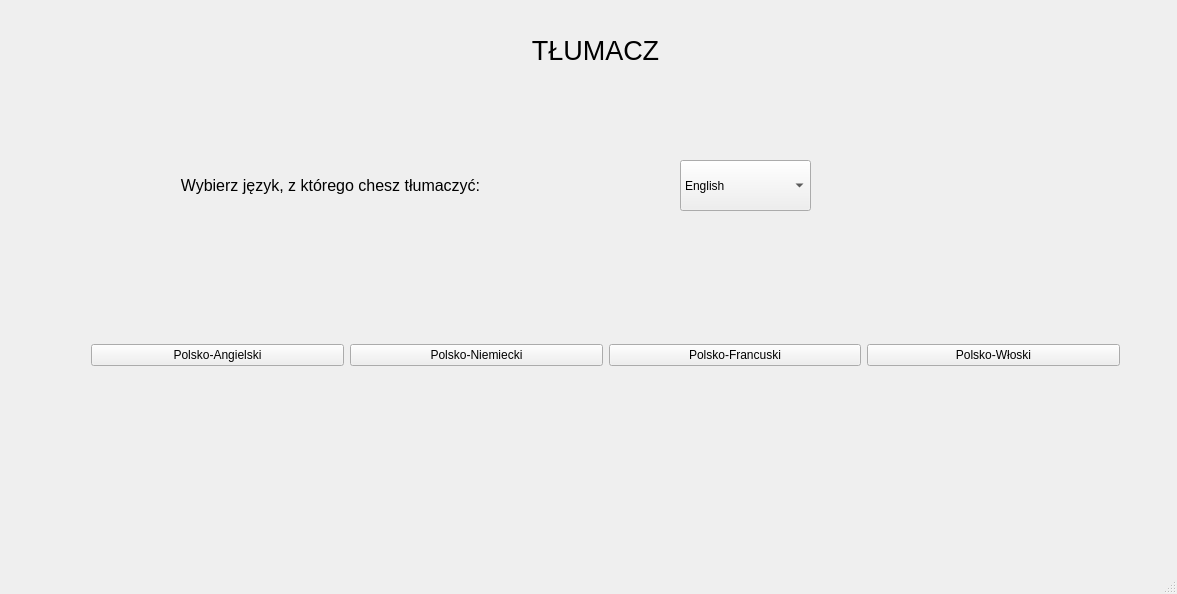
<?xml version="1.0" encoding="UTF-8"?>
<ui version="4.0">
 <class>MainWindow</class>
 <widget class="QMainWindow" name="MainWindow">
  <property name="geometry">
   <rect>
    <x>0</x>
    <y>0</y>
    <width>1177</width>
    <height>594</height>
   </rect>
  </property>
  <property name="font">
   <font>
    <kerning>true</kerning>
   </font>
  </property>
  <property name="windowTitle">
   <string>MainWindow</string>
  </property>
  <widget class="QWidget" name="centralWidget">
   <widget class="QWidget" name="horizontalLayoutWidget">
    <property name="geometry">
     <rect>
      <x>80</x>
      <y>280</y>
      <width>1051</width>
      <height>151</height>
     </rect>
    </property>
    <layout class="QHBoxLayout" name="horizontalLayout">
     <item>
      <widget class="QPushButton" name="pushButton_1">
       <property name="text">
        <string>Polsko-Angielski</string>
       </property>
      </widget>
     </item>
     <item>
      <widget class="QPushButton" name="pushButton_2">
       <property name="text">
        <string>Polsko-Niemiecki</string>
       </property>
      </widget>
     </item>
     <item>
      <widget class="QPushButton" name="pushButton_3">
       <property name="text">
        <string>Polsko-Francuski</string>
       </property>
      </widget>
     </item>
     <item>
      <widget class="QPushButton" name="pushButton_4">
       <property name="text">
        <string>Polsko-Włoski</string>
       </property>
      </widget>
     </item>
    </layout>
   </widget>
   <widget class="QWidget" name="horizontalLayoutWidget_2">
    <property name="geometry">
     <rect>
      <x>0</x>
      <y>10</y>
      <width>1191</width>
      <height>80</height>
     </rect>
    </property>
    <layout class="QHBoxLayout" name="horizontalLayout_2">
     <item>
      <widget class="QLabel" name="label_title">
       <property name="font">
        <font>
         <family>Arial</family>
         <pointsize>20</pointsize>
        </font>
       </property>
       <property name="text">
        <string>TŁUMACZ</string>
       </property>
       <property name="alignment">
        <set>Qt::AlignCenter</set>
       </property>
      </widget>
     </item>
    </layout>
   </widget>
   <widget class="QComboBox" name="comboBox_choose_language">
    <property name="geometry">
     <rect>
      <x>680</x>
      <y>160</y>
      <width>131</width>
      <height>51</height>
     </rect>
    </property>
    <item>
     <property name="text">
      <string>English</string>
     </property>
    </item>
    <item>
     <property name="text">
      <string>Polski</string>
     </property>
    </item>
    <item>
     <property name="text">
      <string>Français</string>
     </property>
    </item>
    <item>
     <property name="text">
      <string>Deutsch</string>
     </property>
    </item>
    <item>
     <property name="text">
      <string>Italiana</string>
     </property>
    </item>
   </widget>
   <widget class="QLabel" name="label_choose_language">
    <property name="geometry">
     <rect>
      <x>10</x>
      <y>160</y>
      <width>641</width>
      <height>51</height>
     </rect>
    </property>
    <property name="font">
     <font>
      <pointsize>12</pointsize>
     </font>
    </property>
    <property name="layoutDirection">
     <enum>Qt::LeftToRight</enum>
    </property>
    <property name="text">
     <string>Wybierz język, z którego chesz tłumaczyć:</string>
    </property>
    <property name="alignment">
     <set>Qt::AlignCenter</set>
    </property>
   </widget>
  </widget>
  <widget class="QStatusBar" name="statusBar"/>
 </widget>
 <layoutdefault spacing="6" margin="11"/>
 <resources/>
 <connections/>
</ui>
